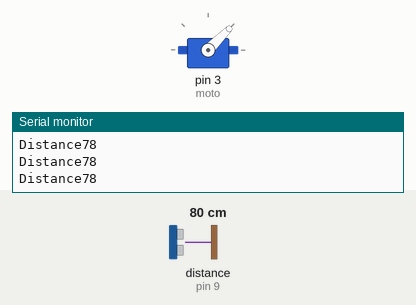
Simulated run of this sketch. Board: Arduino Uno, built with avr-gcc and run on an emulated ATmega328P. Shown: servo, the last lines printed to the serial monitor. Wiring (inferred from the names in the program): ultrasonic range finder: trigger pin 10; echo pin 9. The inputs (shaded band) are chosen by the test bench; at power-on: distance to the obstacle (sensor on pin 9) 80 cm. The echo pulse lasts 58.3 µs per cm.

Above: at 1.2 s.
1.3 s: distance to the obstacle (sensor on pin 9) set to 99 cm
4.3 s: distance to the obstacle (sensor on pin 9) set to 108 cm
At 4.6 s:
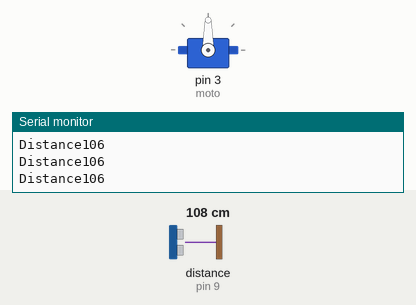
5.8 s: distance to the obstacle (sensor on pin 9) set to 199 cm
8.8 s: distance to the obstacle (sensor on pin 9) set to 209 cm
At 9.3 s:
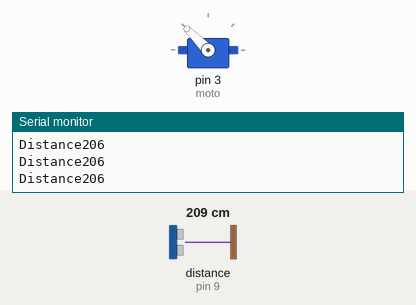
10.3 s: distance to the obstacle (sensor on pin 9) set to 18 cm
At 11.6 s:
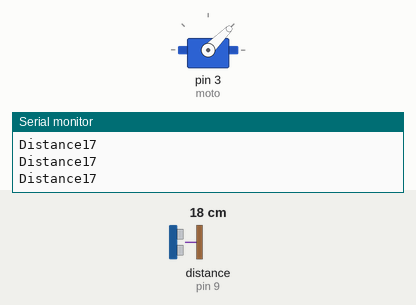
13.3 s: distance to the obstacle (sensor on pin 9) set to 120 cm
At 13.8 s:
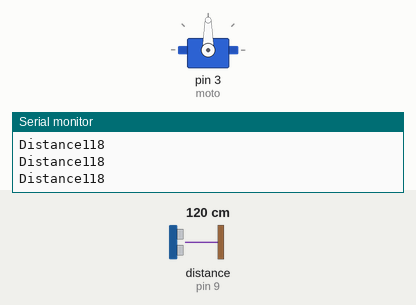
Timing chart, 0 to 15.8 s (numbered marks = the images above; inputs shaded):
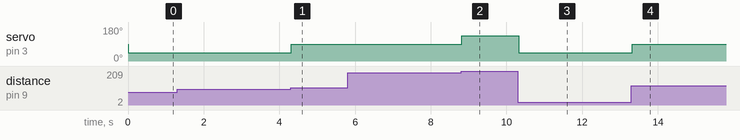

Measured:
- the behaviour switches between 102 and 103 cm on distance to the obstacle (sensor on pin 9) (found by bisection; images 0 and 1)
- the behaviour switches between 203 and 204 cm on distance to the obstacle (sensor on pin 9) (found by bisection; images 1 and 2)
- after the input at 4.3 s, servo on pin 3 (moto): 45° → 90° at once
- after the input at 8.8 s, servo on pin 3 (moto): 90° → 135° at once
- after the input at 10.3 s, servo on pin 3 (moto): 135° → 45° at once
- after the input at 13.3 s, servo on pin 3 (moto): 45° → 90° at once

The sketch:

PL-UC-code.ino
```cpp
#include <Servo.h>

Servo moto; // create servo object to control a servo
int tr=10,ec=9; //pin of ultrasonis
int x=0; // x is the duration of the pulse
int D=0; // D is the distance
void setup() {
  moto.attach(3);  // attaches the servo on pin 3 to the servo object
  pinMode(tr,OUTPUT);
  pinMode(ec,INPUT);
  Serial.begin(9600);

}

void loop() {
  digitalWrite(tr,LOW);
  delayMicroseconds(2);

  digitalWrite(tr,HIGH);
  delayMicroseconds(10);
  digitalWrite(tr,LOW);

  x=pulseIn(ec,HIGH);
  D=x*0.034/2; // determine the distance in cm
  Serial.print("Distance");
  Serial.println(D);  // print  the distance in Virtual Terminal
  if (D<300 && D>200) {   // Range of small carton
    moto.write(135);
  }
  else if (D<199 && D>100) { // Range of Midium carton
    moto.write(90);
  }
  else if (D<99 && D>0){ // Range of large carton
    moto.write(45);
  }

}
```
